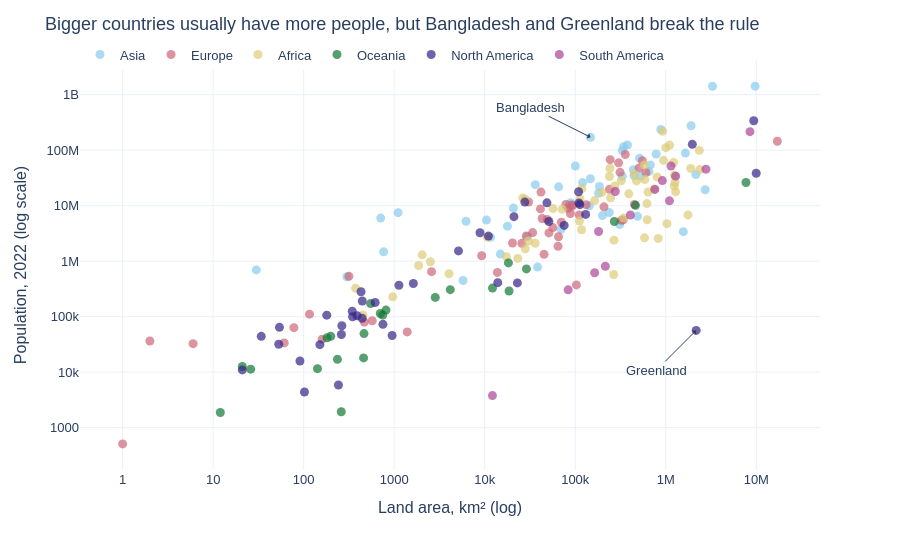

The notebook cell this image was saved under:
### Markdown cell above
**Chart choice & justification:** *Which chart did you choose, and why? Justify design choices.

I chose a scatter plot. The question is about the relationship between two numbers, area and population, and a scatter plot shows this very well. Both axes are on log scale, because the numbers are very skewed (from a few hundred people to 1.4 billion) and without log all the points would be in one corner. The colours show the continents, because the question asks if the pattern is different between continents. I used the Safe palette, which is safe for colour-blind people. I labelled Bangladesh and Greenland directly, because they look unusual rather than the other countries: Bangladesh has a lot of people for its size and Greenland has very few.

### Code cell
# Q3
import math

fig = px.scatter(
    data_frame=df, x='Area', y='2022 Population',
    color='Continent',
    hover_name='Country',
    hover_data={'Continent': False},
    log_x=True,                             
    log_y=True,                             
    labels={'Area': 'Land area, km² (log)',
            '2022 Population': 'Population, 2022 (log scale)',
            'Continent': ''},
    color_discrete_sequence=px.colors.qualitative.Safe,   
    template='plotly_white'
)
fig.update_layout(
    title='Bigger countries usually have more people, but Bangladesh and Greenland break the rule',
    font=dict(family='Arial', size=13),
    legend=dict(orientation='h', x=0, y=1.05, title=''),
    height=550
)
fig.update_traces(marker=dict(size=9, opacity=0.7))

for country, ax, ay in [('Bangladesh', -60, -30), ('Greenland', -40, 40)]:
    row = df[df['Country'] == country].iloc[0]
    fig.add_annotation(
        x=math.log10(row['Area']), y=math.log10(row['2022 Population']),
        text=f'{country}',
        showarrow=True, arrowhead=1, ax=ax, ay=ay,
        font=dict(size=13, family='Arial')
    )

fig.show()

### Figure 1 — Plotly figure (JSON) as saved in the notebook; plotly's stock layout.template omitted (floating-point values rounded to 4 significant figures)
{"data": [{"customdata": [["Asia"], ["Asia"], ["Asia"], ["Asia"], ["Asia"], ["Asia"], ["Asia"], ["Asia"], ["Asia"], ["Asia"], ["Asia"], ["Asia"], ["Asia"], ["Asia"], ["Asia"], ["Asia"], ["Asia"], ["Asia"], ["Asia"], ["Asia"], ["Asia"], ["Asia"], ["Asia"], ["Asia"], ["Asia"], ["Asia"], ["Asia"], ["Asia"], ["Asia"], ["Asia"], ["Asia"], ["Asia"], ["Asia"], ["Asia"], ["Asia"], ["Asia"], ["Asia"], ["Asia"], ["Asia"], ["Asia"], ["Asia"], ["Asia"], ["Asia"], ["Asia"], ["Asia"], ["Asia"], ["Asia"], ["Asia"], ["Asia"], ["Asia"]], "hovertemplate": "<b>%{hovertext}</b><br><br>Land area, km² (log)=%{x}<br>Population, 2022 (log scale)=%{y}<extra></extra>", "hovertext": ["Afghanistan", "Armenia", "Azerbaijan", "Bahrain", "Bangladesh", "Bhutan", "Brunei", "Cambodia", "China", "Georgia", "Hong Kong", "India", "Indonesia", "Iran", "Iraq", "Israel", "Japan", "Jordan", "Kazakhstan", "Kuwait", "Kyrgyzstan", "Laos", "Lebanon", "Macau", "Malaysia", "Maldives", "Mongolia", "Myanmar", "Nepal", "North Korea", "Oman", "Pakistan", "Palestine", "Philippines", "Qatar", "Saudi Arabia", "Singapore", "South Korea", "Sri Lanka", "Syria", "Taiwan", "Tajikistan", "Thailand", "Timor-Leste", "Turkey", "Turkmenistan", "United Arab Emirates", "Uzbekistan", "Vietnam", "Yemen"], "legendgroup": "Asia", "marker": {"color": "rgb(136, 204, 238)", "opacity": 0.7, "size": 9, "symbol": "circle"}, "mode": "markers", "name": "Asia", "orientation": "v", "showlegend": true, "type": "scatter", "x": [652230, 29743, 86600, 765, 147570, 38394, 5765, 181035, 9706961, 69700, 1104, 3287590, 1904569, 1648195, 438317, 20770, 377930, 89342, 2724900, 17818, 199951, 236800, 10452, 30, 330803, 300, 1564110, 676578, 147181, 120538, 309500, 881912, 6220, 342353, 11586, 2149690, 710, 100210, 65610, 185180, 36193, 143100, 513120, 14874, 783562, 488100, 83600, 447400, 331212, 527968], "xaxis": "x", "y": [41128771, 2780469, 10358074, 1472233, 171186372, 782455, 449002, 16767842, 1425887337, 3744385, 7488865, 1417173173, 275501339, 88550570, 44496122, 9038309, 123951692, 11285869, 19397998, 4268873, 6630623, 7529475, 5489739, 695168, 33938221, 523787, 3398366, 54179306, 30547580, 26069416, 4576298, 235824862, 5250072, 115559009, 2695122, 36408820, 5975689, 51815810, 21832143, 22125249, 23893394, 9952787, 71697030, 1341296, 85341241, 6430770, 9441129, 34627652, 98186856, 33696614], "yaxis": "y"}, {"customdata": [["Europe"], ["Europe"], ["Europe"], ["Europe"], ["Europe"], ["Europe"], ["Europe"], ["Europe"], ["Europe"], ["Europe"], ["Europe"], ["Europe"], ["Europe"], ["Europe"], ["Europe"], ["Europe"], ["Europe"], ["Europe"], ["Europe"], ["Europe"], ["Europe"], ["Europe"], ["Europe"], ["Europe"], ["Europe"], ["Europe"], ["Europe"], ["Europe"], ["Europe"], ["Europe"], ["Europe"], ["Europe"], ["Europe"], ["Europe"], ["Europe"], ["Europe"], ["Europe"], ["Europe"], ["Europe"], ["Europe"], ["Europe"], ["Europe"], ["Europe"], ["Europe"], ["Europe"], ["Europe"], ["Europe"], ["Europe"], ["Europe"], ["Europe"]], "hovertemplate": "<b>%{hovertext}</b><br><br>Land area, km² (log)=%{x}<br>Population, 2022 (log scale)=%{y}<extra></extra>", "hovertext": ["Albania", "Andorra", "Austria", "Belarus", "Belgium", "Bosnia and Herzegovina", "Bulgaria", "Croatia", "Cyprus", "Czech Republic", "Denmark", "Estonia", "Faroe Islands", "Finland", "France", "Germany", "Gibraltar", "Greece", "Guernsey", "Hungary", "Iceland", "Ireland", "Isle of Man", "Italy", "Jersey", "Latvia", "Liechtenstein", "Lithuania", "Luxembourg", "Malta", "Moldova", "Monaco", "Montenegro", "Netherlands", "North Macedonia", "Norway", "Poland", "Portugal", "Romania", "Russia", "San Marino", "Serbia", "Slovakia", "Slovenia", "Spain", "Sweden", "Switzerland", "Ukraine", "United Kingdom", "Vatican City"], "legendgroup": "Europe", "marker": {"color": "rgb(204, 102, 119)", "opacity": 0.7, "size": 9, "symbol": "circle"}, "mode": "markers", "name": "Europe", "orientation": "v", "showlegend": true, "type": "scatter", "x": [28748, 468, 83871, 207600, 30528, 51209, 110879, 56594, 9251, 78865, 43094, 45227, 1393, 338424, 551695, 357114, 6, 131990, 78, 93028, 103000, 70273, 572, 301336, 116, 64559, 160, 65300, 2586, 316, 33846, 2, 13812, 41850, 25713, 323802, 312679, 92090, 238391, 17098242, 61, 88361, 49037, 20273, 505992, 450295, 41284, 603500, 242900, 1], "xaxis": "x", "y": [2842321, 79824, 8939617, 9534954, 11655930, 3233526, 6781953, 4030358, 1251488, 10493986, 5882261, 1326062, 53090, 5540745, 64626628, 83369843, 32649, 10384971, 63301, 9967308, 372899, 5023109, 84519, 59037474, 110778, 1850651, 39327, 2750055, 647599, 533286, 3272996, 36469, 627082, 17564014, 2093599, 5434319, 39857145, 10270865, 19659267, 144713314, 33660, 7221365, 5643453, 2119844, 47558630, 10549347, 8740472, 39701739, 67508936, 510], "yaxis": "y"}, {"customdata": [["Africa"], ["Africa"], ["Africa"], ["Africa"], ["Africa"], ["Africa"], ["Africa"], ["Africa"], ["Africa"], ["Africa"], ["Africa"], ["Africa"], ["Africa"], ["Africa"], ["Africa"], ["Africa"], ["Africa"], ["Africa"], ["Africa"], ["Africa"], ["Africa"], ["Africa"], ["Africa"], ["Africa"], ["Africa"], ["Africa"], ["Africa"], ["Africa"], ["Africa"], ["Africa"], ["Africa"], ["Africa"], ["Africa"], ["Africa"], ["Africa"], ["Africa"], ["Africa"], ["Africa"], ["Africa"], ["Africa"], ["Africa"], ["Africa"], ["Africa"], ["Africa"], ["Africa"], ["Africa"], ["Africa"], ["Africa"], ["Africa"], ["Africa"], ["Africa"], ["Africa"], ["Africa"], ["Africa"], ["Africa"], ["Africa"], ["Africa"]], "hovertemplate": "<b>%{hovertext}</b><br><br>Land area, km² (log)=%{x}<br>Population, 2022 (log scale)=%{y}<extra></extra>", "hovertext": ["Algeria", "Angola", "Benin", "Botswana", "Burkina Faso", "Burundi", "Cameroon", "Cape Verde", "Central African Republic", "Chad", "Comoros", "Djibouti", "DR Congo", "Egypt", "Equatorial Guinea", "Eritrea", "Eswatini", "Ethiopia", "Gabon", "Gambia", "Ghana", "Guinea", "Guinea-Bissau", "Ivory Coast", "Kenya", "Lesotho", "Liberia", "Libya", "Madagascar", "Malawi", "Mali", "Mauritania", "Mauritius", "Mayotte", "Morocco", "Mozambique", "Namibia", "Niger", "Nigeria", "Republic of the Congo", "Reunion", "Rwanda", "Sao Tome and Principe", "Senegal", "Seychelles", "Sierra Leone", "Somalia", "South Africa", "South Sudan", "Sudan", "Tanzania", "Togo", "Tunisia", "Uganda", "Western Sahara", "Zambia", "Zimbabwe"], "legendgroup": "Africa", "marker": {"color": "rgb(221, 204, 119)", "opacity": 0.7, "size": 9, "symbol": "circle"}, "mode": "markers", "name": "Africa", "orientation": "v", "showlegend": true, "type": "scatter", "x": [2381741, 1246700, 112622, 582000, 272967, 27834, 475442, 4033, 622984, 1284000, 1862, 23200, 2344858, 1002450, 28051, 117600, 17364, 1104300, 267668, 10689, 238533, 245857, 36125, 322463, 580367, 30355, 111369, 1759540, 587041, 118484, 1240192, 1030700, 2040, 374, 446550, 801590, 825615, 1267000, 923768, 342000, 2511, 26338, 964, 196722, 452, 71740, 637657, 1221037, 619745, 1886068, 945087, 56785, 163610, 241550, 266000, 752612, 390757], "xaxis": "x", "y": [44903225, 35588987, 13352864, 2630296, 22673762, 12889576, 27914536, 593149, 5579144, 17723315, 836774, 1120849, 99010212, 110990103, 1674908, 3684032, 1201670, 123379924, 2388992, 2705992, 33475870, 13859341, 2105566, 28160542, 54027487, 2305825, 5302681, 6812341, 29611714, 20405317, 22593590, 4736139, 1299469, 326101, 37457971, 32969517, 2567012, 26207977, 218541212, 5970424, 974052, 13776698, 227380, 17316449, 107118, 8605718, 17597511, 59893885, 10913164, 46874204, 65497748, 8848699, 12356117, 47249585, 575986, 20017675, 16320537], "yaxis": "y"}, {"customdata": [["Oceania"], ["Oceania"], ["Oceania"], ["Oceania"], ["Oceania"], ["Oceania"], ["Oceania"], ["Oceania"], ["Oceania"], ["Oceania"], ["Oceania"], ["Oceania"], ["Oceania"], ["Oceania"], ["Oceania"], ["Oceania"], ["Oceania"], ["Oceania"], ["Oceania"], ["Oceania"], ["Oceania"], ["Oceania"], ["Oceania"]], "hovertemplate": "<b>%{hovertext}</b><br><br>Land area, km² (log)=%{x}<br>Population, 2022 (log scale)=%{y}<extra></extra>", "hovertext": ["American Samoa", "Australia", "Cook Islands", "Fiji", "French Polynesia", "Guam", "Kiribati", "Marshall Islands", "Micronesia", "Nauru", "New Caledonia", "New Zealand", "Niue", "Northern Mariana Islands", "Palau", "Papua New Guinea", "Samoa", "Solomon Islands", "Tokelau", "Tonga", "Tuvalu", "Vanuatu", "Wallis and Futuna"], "legendgroup": "Oceania", "marker": {"color": "rgb(17, 119, 51)", "opacity": 0.7, "size": 9, "symbol": "circle"}, "mode": "markers", "name": "Oceania", "orientation": "v", "showlegend": true, "type": "scatter", "x": [199, 7692024, 236, 18272, 4167, 549, 811, 181, 702, 21, 18575, 270467, 260, 464, 459, 462840, 2842, 28896, 12, 747, 26, 12189, 142], "xaxis": "x", "y": [44273, 26177413, 17011, 929766, 306279, 171774, 131232, 41569, 114164, 12668, 289950, 5185288, 1934, 49551, 18055, 10142619, 222382, 724273, 1871, 106858, 11312, 326740, 11572], "yaxis": "y"}, {"customdata": [["North America"], ["North America"], ["North America"], ["North America"], ["North America"], ["North America"], ["North America"], ["North America"], ["North America"], ["North America"], ["North America"], ["North America"], ["North America"], ["North America"], ["North America"], ["North America"], ["North America"], ["North America"], ["North America"], ["North America"], ["North America"], ["North America"], ["North America"], ["North America"], ["North America"], ["North America"], ["North America"], ["North America"], ["North America"], ["North America"], ["North America"], ["North America"], ["North America"], ["North America"], ["North America"], ["North America"], ["North America"], ["North America"], ["North America"], ["North America"]], "hovertemplate": "<b>%{hovertext}</b><br><br>Land area, km² (log)=%{x}<br>Population, 2022 (log scale)=%{y}<extra></extra>", "hovertext": ["Anguilla", "Antigua and Barbuda", "Aruba", "Bahamas", "Barbados", "Belize", "Bermuda", "British Virgin Islands", "Canada", "Cayman Islands", "Costa Rica", "Cuba", "Curacao", "Dominica", "Dominican Republic", "El Salvador", "Greenland", "Grenada", "Guadeloupe", "Guatemala", "Haiti", "Honduras", "Jamaica", "Martinique", "Mexico", "Montserrat", "Nicaragua", "Panama", "Puerto Rico", "Saint Barthelemy", "Saint Kitts and Nevis", "Saint Lucia", "Saint Martin", "Saint Pierre and Miquelon", "Saint Vincent and the Grenadines", "Sint Maarten", "Trinidad and Tobago", "Turks and Caicos Islands", "United States", "United States Virgin Islands"], "legendgroup": "North America", "marker": {"color": "rgb(51, 34, 136)", "opacity": 0.7, "size": 9, "symbol": "circle"}, "mode": "markers", "name": "North America", "orientation": "v", "showlegend": true, "type": "scatter", "x": [91, 442, 180, 13943, 430, 22966, 54, 151, 9984670, 264, 51100, 109884, 444, 751, 48671, 21041, 2166086, 344, 1628, 108889, 27750, 112492, 10991, 1128, 1964375, 102, 130373, 75417, 8870, 21, 261, 616, 53, 242, 389, 34, 5130, 948, 9372610, 347], "xaxis": "x", "y": [15857, 93763, 106445, 409984, 281635, 405272, 64184, 31305, 38454327, 68706, 5180829, 11212191, 191163, 72737, 11228821, 6336392, 56466, 125438, 395752, 17843908, 11584996, 10432860, 2827377, 367507, 127504125, 4390, 6948392, 4408581, 3252407, 10967, 47657, 179857, 31791, 5862, 103948, 44175, 1531044, 45703, 338289857, 99465], "yaxis": "y"}, {"customdata": [["South America"], ["South America"], ["South America"], ["South America"], ["South America"], ["South America"], ["South America"], ["South America"], ["South America"], ["South America"], ["South America"], ["South America"], ["South America"], ["South America"]], "hovertemplate": "<b>%{hovertext}</b><br><br>Land area, km² (log)=%{x}<br>Population, 2022 (log scale)=%{y}<extra></extra>", "hovertext": ["Argentina", "Bolivia", "Brazil", "Chile", "Colombia", "Ecuador", "Falkland Islands", "French Guiana", "Guyana", "Paraguay", "Peru", "Suriname", "Uruguay", "Venezuela"], "legendgroup": "South America", "marker": {"color": "rgb(170, 68, 153)", "opacity": 0.7, "size": 9, "symbol": "circle"}, "mode": "markers", "name": "South America", "orientation": "v", "showlegend": true, "type": "scatter", "x": [2780400, 1098581, 8515767, 756102, 1141748, 276841, 12173, 83534, 214969, 406752, 1285216, 163820, 181034, 916445], "xaxis": "x", "y": [45510318, 12224110, 215313498, 19603733, 51874024, 18001000, 3780, 304557, 808726, 6780744, 34049588, 618040, 3422794, 28301696], "yaxis": "y"}], "layout": {"annotations": [{"arrowhead": 1, "ax": -60, "ay": -30, "font": {"family": "Arial", "size": 13}, "showarrow": true, "text": "Bangladesh", "x": 5.169, "y": 8.233}, {"arrowhead": 1, "ax": -40, "ay": 40, "font": {"family": "Arial", "size": 13}, "showarrow": true, "text": "Greenland", "x": 6.336, "y": 4.752}], "font": {"family": "Arial", "size": 13}, "height": 550, "legend": {"orientation": "h", "title": {"text": ""}, "tracegroupgap": 0, "x": 0, "y": 1.05}, "margin": {"t": 60}, "title": {"text": "Bigger countries usually have more people, but Bangladesh and Greenland break the rule"}, "xaxis": {"anchor": "y", "domain": [0, 1], "title": {"text": "Land area, km² (log)"}, "type": "log"}, "yaxis": {"anchor": "x", "domain": [0, 1], "title": {"text": "Population, 2022 (log scale)"}, "type": "log"}}}
